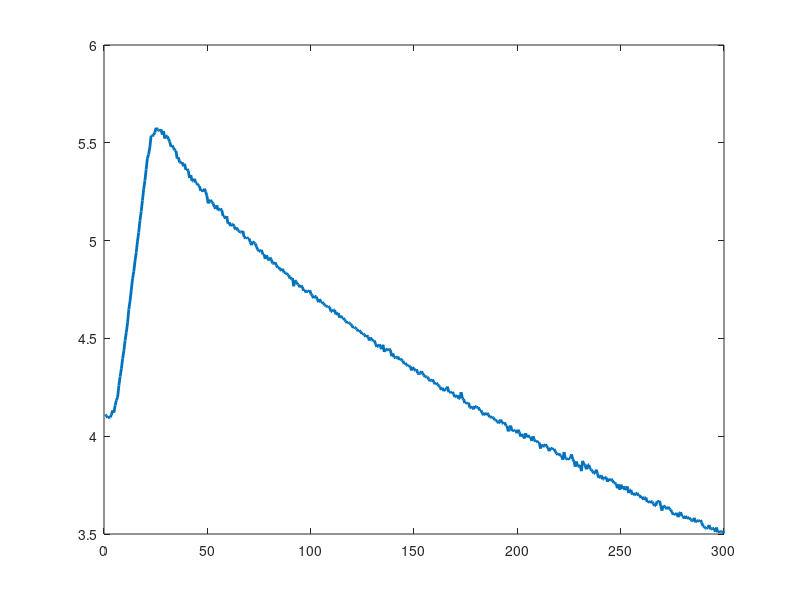
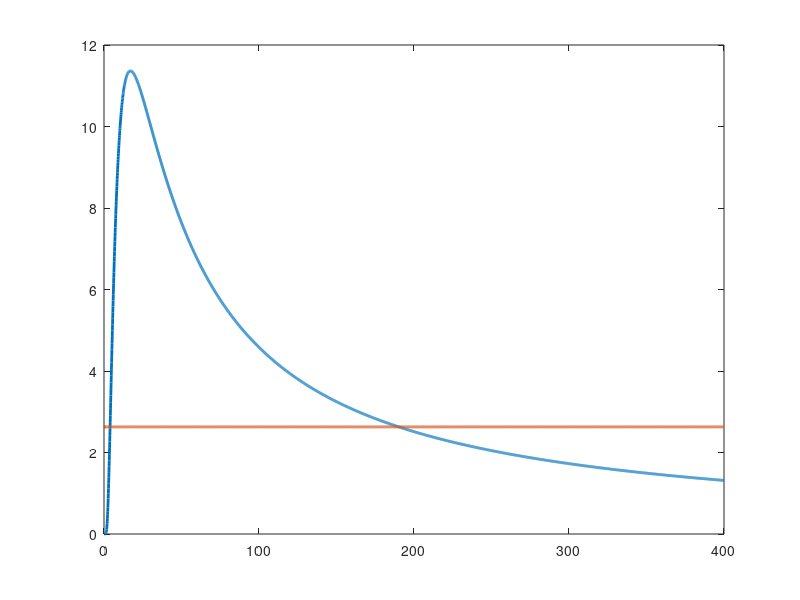

MATLAB code to generate these figures, in order:
clear all;
clc;

%% Task 3
load('task_3_temp_check.mat','T');
T_room = mean(T(1,1:2853))
dT_room = std(T(1,1:2853))
clear T;

%% Task 4
load('task_4_temp_check','T');
T_sat_1 = mean(T(1,8500:11405))
dT_sat_1 = std(T(1,8500:11405))
clear T;

load('task_4_1_temp_check','T');
T_sat_2 = mean(T(1,6000:12000))
dT_sat_2 = std(T(1,6000:12000))
clear T;

%% Task 5-6 (calcolo H0, T1, T2)
load('task_5.mat');
t = 0.6*(1:length(T));
Vpulse = 3.5;
Vstep = 3;
eps = 18;
T = T - T_room * ones(1, length(T));
H0_1 = (T_sat_1-T_room)/Vstep
H0_2 = (T_sat_2-T_room)/Vstep 
dH0_1 = sqrt(dT_sat_1^2 + dT_room^2)/Vstep 
dH0_2 = sqrt(dT_sat_2^2 + dT_room^2)/Vstep 


%% Trovare il punto di massimo
figure();
pp = plot(t,T,'linewidth',2);

%% coordinate del punto di massimo
rp = 2.62816; % trovare a occhio e inserire a mano
tp = 27.6;

% Funzione rp = f(T12)
% vettore con T12
T12 = [1,0:0.1:400]; 
% funzione rp = f(T12)
rp_func = Vpulse*H0_1.*exp(-tp./T12).*(exp(eps./T12) - 1);
% plot della funzione con la retta di intersezione
figure();
plot(T12,rp_func,'linewidth',2);
hold on
plot(T12,rp.*ones(1, length(T12)),'linewidth',2);

% Trovare a occhio T1 e T2
T1 = 3.941;
T2 = 188.304;

%% Task 7
P=(1/3)*((T1+T2)^2)/(T1*T2)-1
I=(1/27)*((T1+T2)^3)/((T1*T2)^2)
Kp=P/H0_1
Ki=I/H0_1